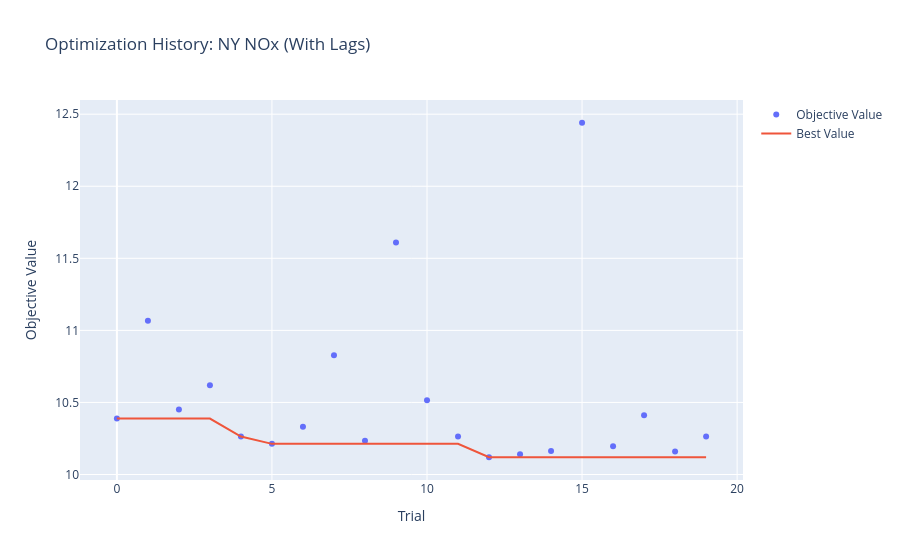

The code cell stored with this chart in its notebook:
### Code cell
study = optuna.load_study(
    study_name="31_07_XX_XX_XGB_NY_NOx_With_Lags",
    storage="sqlite:///optuna_studies.db"
)

opt_history = plot_optimization_history(study)
opt_history.update_layout(title="Optimization History: NY NOx (With Lags)")
opt_history.show()

### Figure 1 — Plotly figure (JSON) as saved in the notebook; plotly's stock layout.template omitted (floating-point values rounded to 4 significant figures)
{"data": [{"mode": "markers", "name": "Objective Value", "type": "scatter", "x": [0, 1, 2, 3, 4, 5, 6, 7, 8, 9, 10, 11, 12, 13, 14, 15, 16, 17, 18, 19], "y": [10.39, 11.07, 10.45, 10.62, 10.26, 10.21, 10.33, 10.83, 10.23, 11.61, 10.51, 10.26, 10.12, 10.14, 10.16, 12.44, 10.2, 10.41, 10.16, 10.26]}, {"mode": "lines", "name": "Best Value", "type": "scatter", "x": [0, 1, 2, 3, 4, 5, 6, 7, 8, 9, 10, 11, 12, 13, 14, 15, 16, 17, 18, 19], "y": [10.39, 10.39, 10.39, 10.39, 10.26, 10.21, 10.21, 10.21, 10.21, 10.21, 10.21, 10.21, 10.12, 10.12, 10.12, 10.12, 10.12, 10.12, 10.12, 10.12]}, {"marker": {"color": "#cccccc"}, "mode": "markers", "name": "Infeasible Trial", "showlegend": false, "type": "scatter", "x": [], "y": []}], "layout": {"title": {"text": "Optimization History: NY NOx (With Lags)"}, "xaxis": {"title": {"text": "Trial"}}, "yaxis": {"title": {"text": "Objective Value"}}}}
